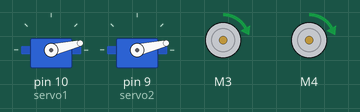
Recording of a sketch running on a simulated Arduino Uno, built with avr-gcc and run on an emulated ATmega328P. Shown: 2 × servo, 2 × DC motor (green arrow = forward, orange = backward, longer = faster). What the sketch prints to the serial monitor is not drawn.

Above: at 0.05 s.
At 0.4 s:
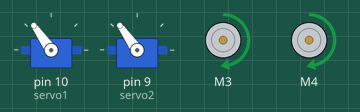
At 0.75 s:
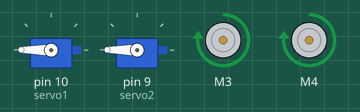
At 1.5 s:
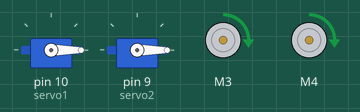
At 2.35 s:
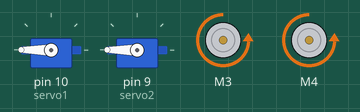
At 3.2 s:
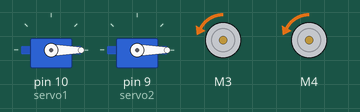
Timing chart, 0 to 7.4 s (numbered marks = the images above):
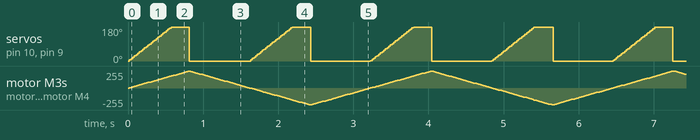

Measured:
- by itself, servo on pin 10 (servo1), servo on pin 9 (servo2): ramps from 0° to 180° and jumps back, once every 1.6 s

The sketch:

AHSRMotor001.ino
```cpp
// (licence header left out)
#include <AFMotor.h>
#include <Servo.h>

// DC motors M1 & M2
AF_DCMotor motor1(3);
AF_DCMotor motor2(4);

// DC hobby servos
Servo servo1;
Servo servo2;

void setup() {
  Serial.begin(9600);           // set up Serial library at 9600 bps
  Serial.println("Motor party!");

  // turn on servos
  servo1.attach(10);
  servo2.attach(9);

  // turn on motors
  motor1.setSpeed(200);
  motor2.setSpeed(200);

  motor1.run(RELEASE);
  motor2.run(RELEASE);
}

int i;

// Test the DC motors and servos ALL AT ONCE!
void loop() {

  motor1.run(FORWARD);
  motor2.run(FORWARD);

  for (i=0; i<255; i++) {
    servo1.write(i);
    servo2.write(i);

    motor1.setSpeed(i);
    motor2.setSpeed(i);
    delay(3);
 }

  for (i=255; i!=0; i--) {
    servo1.write(i-255);
    servo2.write(i-255);

    motor1.setSpeed(i);
    motor2.setSpeed(i);
    delay(3);
 }

  motor1.run(BACKWARD);
  motor2.run(BACKWARD);

  for (i=0; i<255; i++) {
    servo1.write(i);
    servo2.write(i);

    motor1.setSpeed(i);
    motor2.setSpeed(i);

    delay(3);
 }

  for (i=255; i!=0; i--) {
    servo1.write(i-255);
    servo2.write(i-255);

    motor1.setSpeed(i);
    motor2.setSpeed(i);

    delay(3);
  }
}
```
